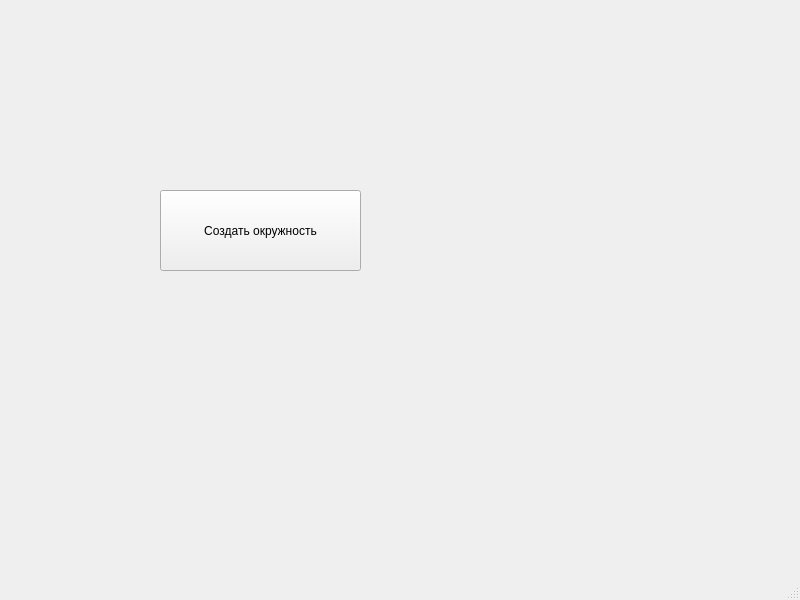
<?xml version="1.0" encoding="UTF-8"?>
<ui version="4.0">
 <class>MainWindow</class>
 <widget class="QMainWindow" name="MainWindow">
  <property name="geometry">
   <rect>
    <x>0</x>
    <y>0</y>
    <width>800</width>
    <height>600</height>
   </rect>
  </property>
  <property name="windowTitle">
   <string>MainWindow</string>
  </property>
  <widget class="QWidget" name="centralwidget">
   <widget class="QPushButton" name="pushButton">
    <property name="geometry">
     <rect>
      <x>160</x>
      <y>190</y>
      <width>201</width>
      <height>81</height>
     </rect>
    </property>
    <property name="text">
     <string>Создать окружность</string>
    </property>
   </widget>
  </widget>
  <widget class="QMenuBar" name="menubar">
   <property name="geometry">
    <rect>
     <x>0</x>
     <y>0</y>
     <width>800</width>
     <height>19</height>
    </rect>
   </property>
  </widget>
  <widget class="QStatusBar" name="statusbar"/>
 </widget>
 <resources/>
 <connections/>
</ui>
